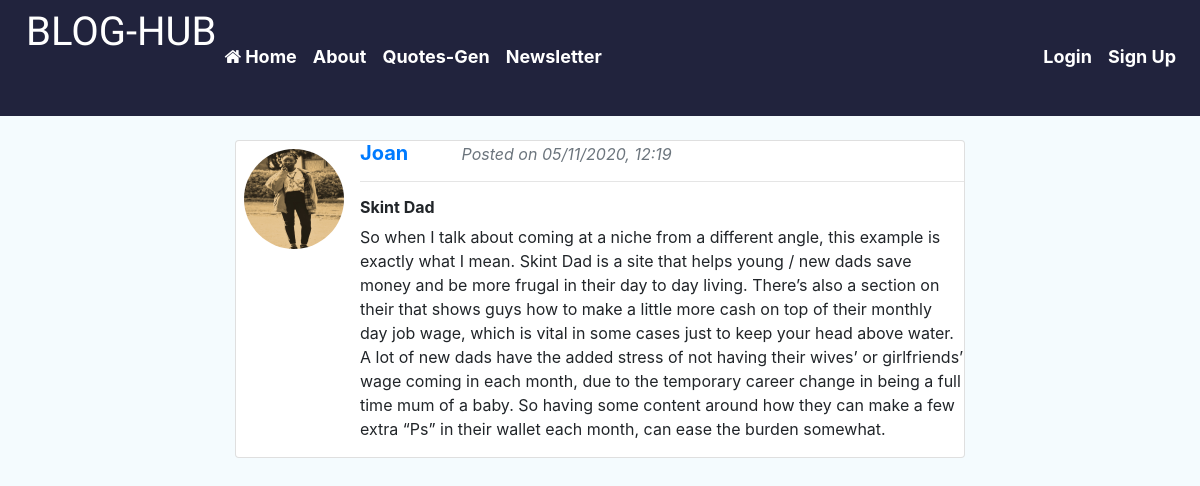
Screenshot of /post/2 with the database file from the repository.
### blog/models.py (models this page shows, shortened)
class User(db.Model, UserMixin):
    id = db.Column(db.Integer, primary_key=True)
    username = db.Column(db.String(20), unique=True, nullable=False)
    email = db.Column(db.String(120), unique=True, nullable=False)
    image_file = db.Column(db.String(20),nullable=False, default='default.png')
    password = db.Column(db.String(60), nullable=False)
    posts = db.relationship('Post', backref='author', lazy=True)

class Post(db.Model):
    id = db.Column(db.Integer, primary_key=True)
    title = db.Column(db.String(100), nullable=False)
    date_posted = db.Column(db.DateTime, nullable=False, default=datetime.utcnow)
    content = db.Column(db.Text, nullable=False)
    user_id = db.Column(db.Integer, db.ForeignKey('user.id'), nullable=False)

### blog/posts/routes.py (the view)
@posts.route('/post/<int:post_id>', methods=['GET', 'POST'])
def post(post_id):
    post = Post.query.get_or_404(post_id)
    return render_template('post.html', title='Post Title', post=post)

### blog/templates/post.html (shortened to what this page needs)
{% extends 'layout.html' %}
{% block content %}
        <div class="card">
            <article class="media ml-2">
                <img class="rounded-circle mr-3 mt-2" style="width: 100px; height: 100px;" src="{{ url_for('static', filename='profile_pics/' + post.author.image_file) }}">
                <div class="media-body">
                    <h5 class="mt-0"><a style = "text-decoration: none; font-weight: 700;" href="{{ url_for('users.user_posts', username=post.author.username) }}">{{ post.author.username }}</a>
                        <small><i class="text-muted ml-5">Posted on {{ post.date_posted.strftime("%m/%d/%Y, %H:%M") }}</i></small></h5>
                    <hr>
                    <h6 style="font-weight: 700;">{{ post.title }}</h6>
                    <p>{{ post.content }}</p>
                </div>
            </article>
        </div>
        <br>
{% endblock %}

### rows the page displays
User: image_file (picture), author.username "Joan"
Post: date_posted "05/11/2020, 12:19", title "Skint Dad", content "So when I talk about coming at a niche from a different angle, this example is exactly what I mean. Skint Dad is a site that helps young / new dads save money and be more frugal in their day to day living. There’s also a section on their that shows guys how to make a little more cash on top of their monthly day job wage, which is vital in some cases just to keep your head above water. A lot of new dads have the added stress of not having their wives’ or girlfriends’ wage coming in each month, due to the temporary career change in being a full time mum of a baby. So having some content around how they can make a few extra “Ps” in their wallet each month, can ease the burden somewhat."
